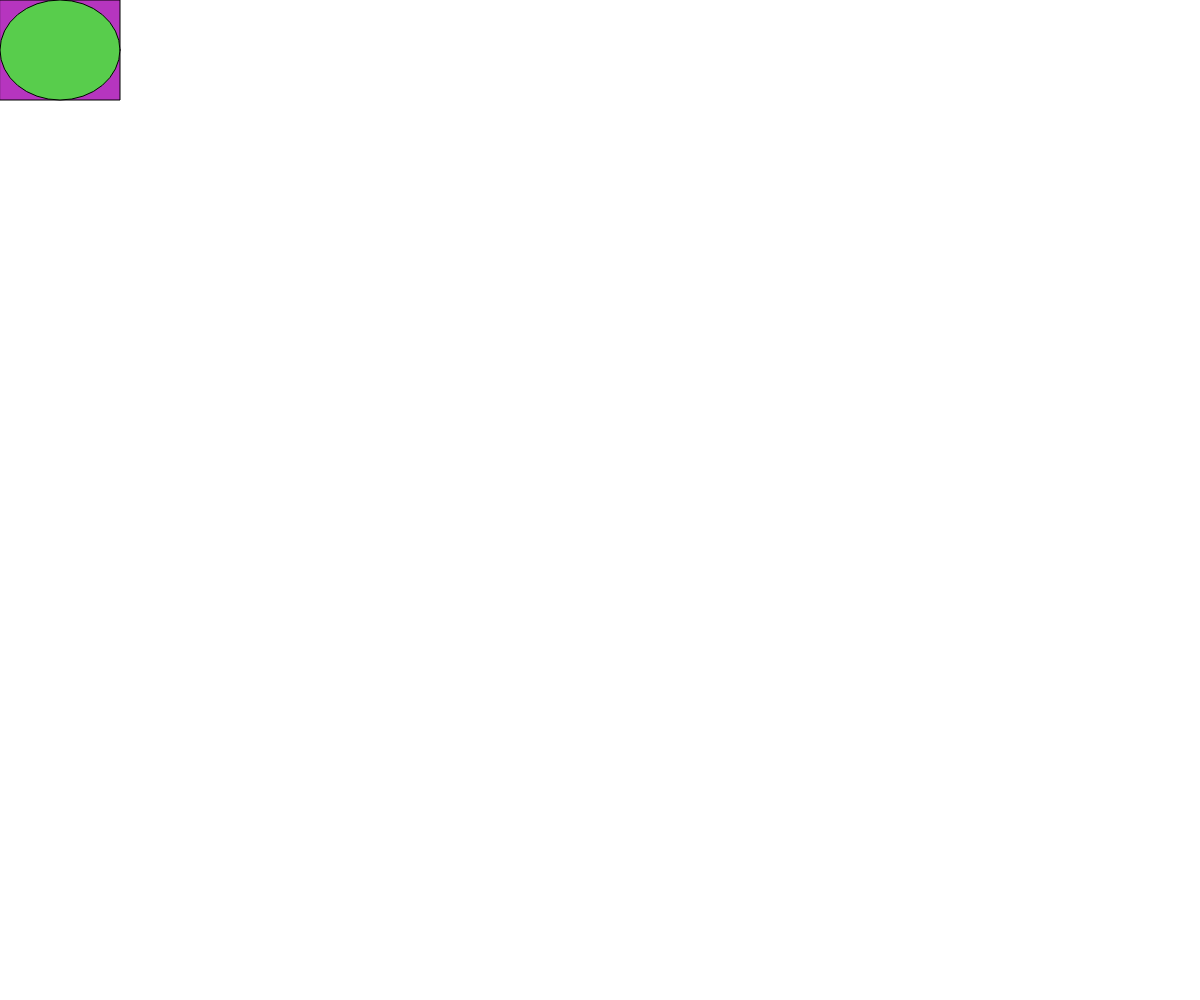
Frame 1 (no input)
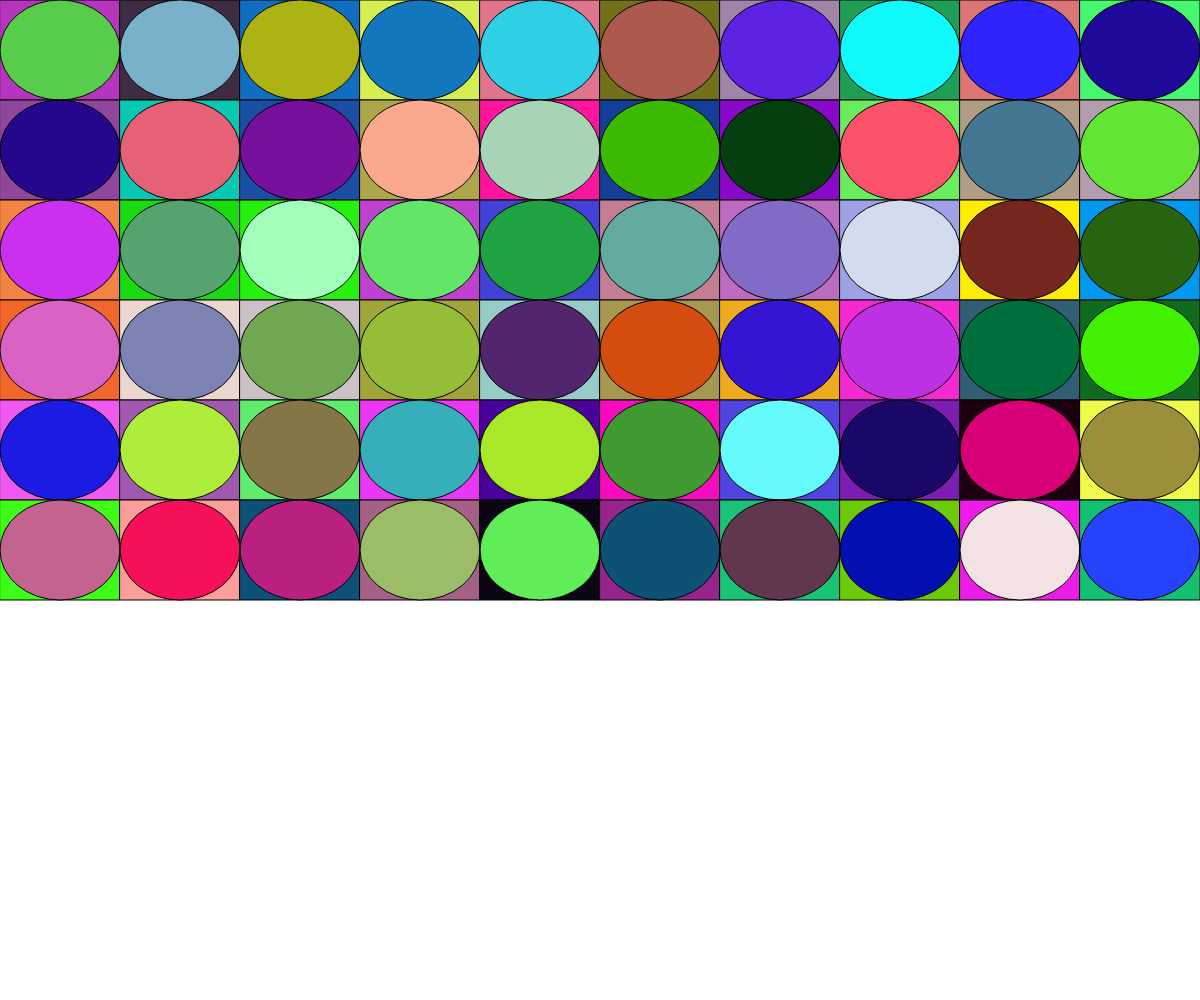
Frame 60 (no input)
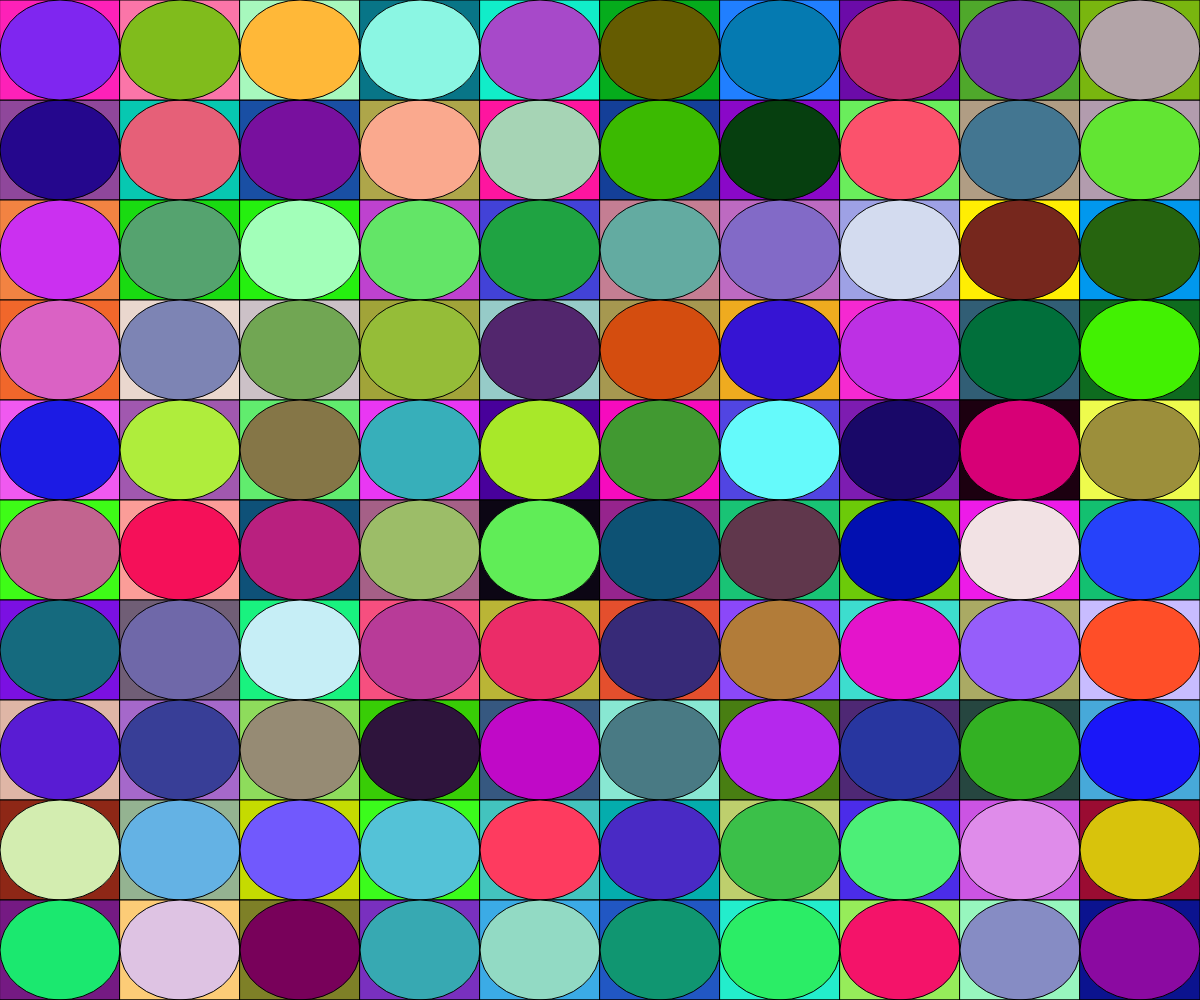
Frame 120 (the mouse pressed at the canvas centre since frame 60)

The p5.js sketch that drew these frames (run headless with seeded random() and noise() and a simulated clock; from frame 60 on, the mouse is pressed at the canvas centre):

// p5.js sketch
// ── sketch.js
// https://editor.p5js.org/jht9629-nyu/sketches/VvotY-hls
// pattern animation shape randomColor

let x;
let y;
let w;
let h;

function setup() {
  // size canvas to accommodate mobile window
  createCanvas(windowWidth, windowHeight);
  x = 0;
  y = 0;
  w = width / 10;
  h = height / 10;
  // frameRate(1);
}

function draw() {
  // background(220);  // TRY enabling

  drawRect();
  drawShape();

  x = x + w;
  if (x >= width) {
    x = 0;
    y = y + h;
    if (y > height) {
      y = 0;
    }
  }
}

function drawShape() {
  randomColor();
  ellipse(x + w / 2, y + h / 2, w, h);
}

function drawRect() {
  randomColor();
  rect(x, y, w, h);
}

function randomColor() {
  let r = random(255);
  let g = random(255);
  let b = random(255);
  let a = 255; // Alpha - TRY other values 0 to 255
  fill(r, g, b, a);
}

// https://editor.p5js.org/jht9629-nyu/sketches/Xha1utfMM
// pattern animation random colors
